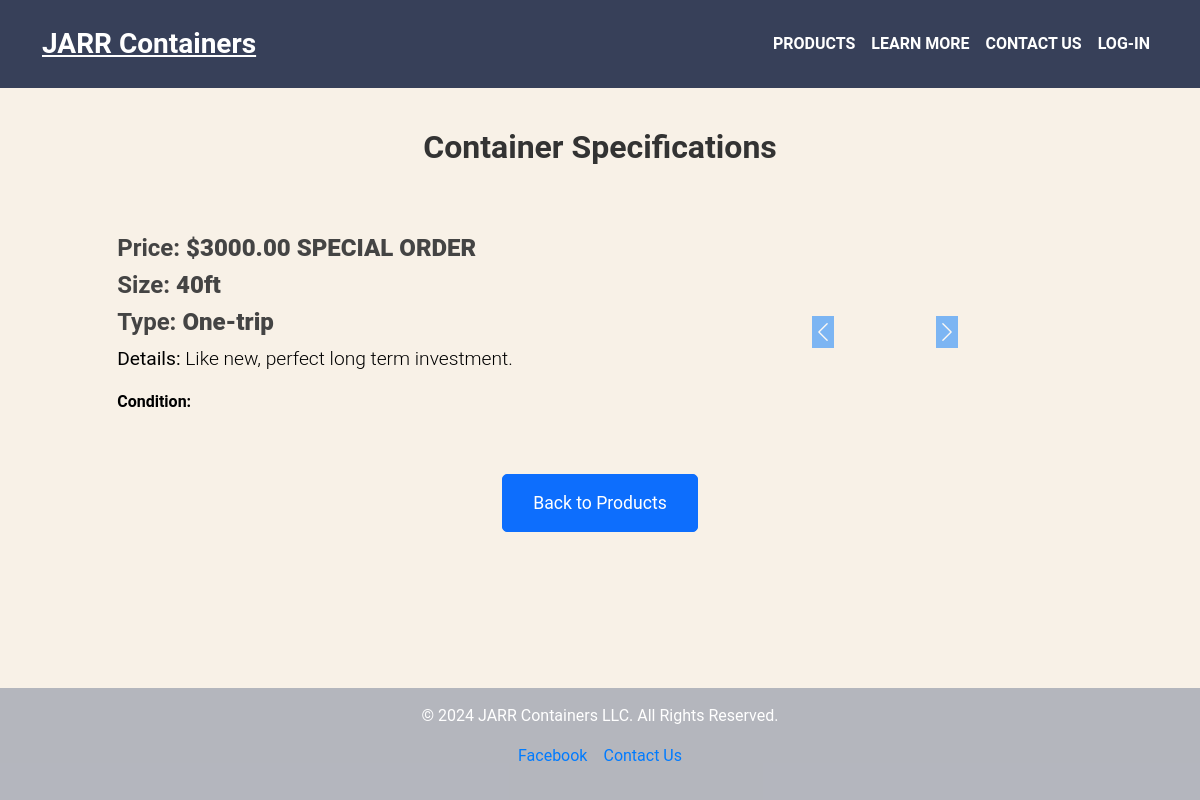
/products/2, run on an earlier commit of the app's database.
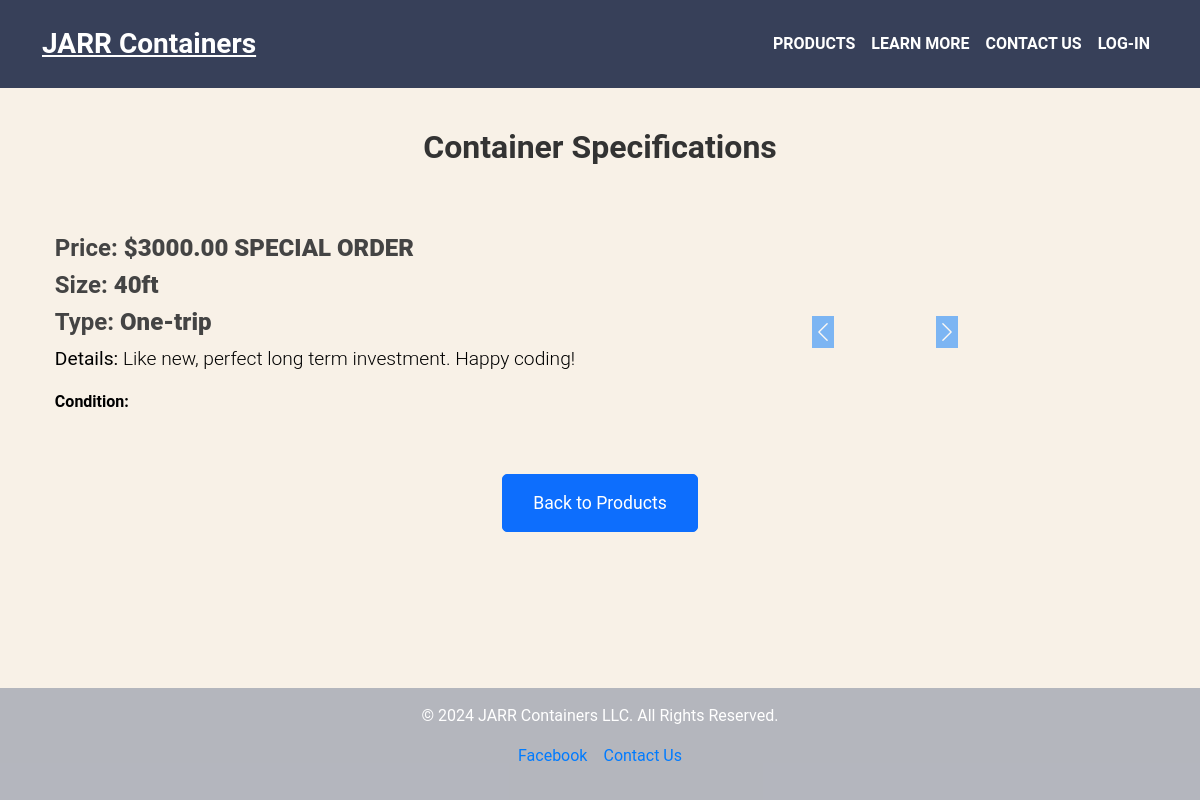
And on a later commit of the database.
### app.py (models this page shows, shortened)
class Container(db.Model):
    id = db.Column(db.Integer, primary_key=True)
    image1 = db.Column(db.String(200), nullable=True)
    image2 = db.Column(db.String(200), nullable=True)
    image3 = db.Column(db.String(200), nullable=True)
    image4 = db.Column(db.String(200), nullable=True)
    image5 = db.Column(db.String(200), nullable=True)
    price = db.Column(db.String(50), nullable=False)
    size = db.Column(db.String(50), nullable=False)
    type = db.Column(db.String(50), nullable=False)
    details = db.Column(db.Text, nullable=False)

### app.py (the view)
@app.route('/products/<int:container_id>')
def product_specifications(container_id):
    container = Container.query.get_or_404(container_id)
    return render_template('specifications.html', container=container)

### templates/specifications.html (shortened to what this page needs)
{% extends "base.html" %}
{% block content %}
<div class="container py-5">
    <h2 class="text-center mb-5">Container Specifications</h2>
    <div class="row mb-4">
        <div class="col-md-6 d-flex justify-content-center align-items-center">
            <div>
                <h4 class="font-weight-bold">Price: <strong>{{ container.price }}</strong></h4>
                <h4 class="font-weight-bold">Size: <strong>{{ container.size }}</strong></h4>
                <h4 class="font-weight-bold">Type: <strong>{{ container.type }}</strong></h4>
                <p class="lead"><strong>Details:</strong> {{ container.details }}</p>
                <p><strong>Condition:</strong> {{ container.condition }}</p>
            </div>
        </div>
        <div class="col-md-6 d-flex justify-content-center">
            <div id="imageCarousel" class="carousel slide" data-bs-ride="carousel">
                <div class="carousel-inner">
                    {% for i in range(1, 6) %}
                        {% if container['image' ~ i] %}
                            <div class="carousel-item {% if i == 1 %}active{% endif %}">
                            </div>
                        {% endif %}
                    {% endfor %}
                </div>
                <button class="carousel-control-prev" type="button" data-bs-target="#imageCarousel" data-bs-slide="prev">
                    <span class="carousel-control-prev-icon" aria-hidden="true"></span>
                </button>
                <button class="carousel-control-next" type="button" data-bs-target="#imageCarousel" data-bs-slide="next">
                    <span class="carousel-control-next-icon" aria-hidden="true"></span>
                </button>
            </div>
        </div>
    </div>
    <div class="text-center mt-4">
        <a href="{{ url_for('products') }}" class="btn btn-primary btn-lg">Back to Products</a>
    </div>
</div>
{% endblock %}

### templates/base.html (shortened to what this page needs)
<!DOCTYPE html>
<html lang="en">
<head>
    <link href="https://cdn.jsdelivr.net/npm/bootstrap@5.3.0-alpha1/dist/css/bootstrap.min.css" rel="stylesheet">
    <link rel="stylesheet" href="{{ url_for('static', filename='css/styles.css') }}">
</head>
<body>
    <header class="text-white py-3 fixed-top w-100" id="navbar">
        <div class="container d-flex justify-content-between align-items-center">
            <a href="{{ url_for('home') }}" class="text-white fs-3 fw-bold">JARR Containers</a>
            <nav class="navbar navbar-expand-lg navbar-light">
                <div class="collapse navbar-collapse" id="navbarNav">
                    <ul class="navbar-nav">
                        <li class="nav-item">
                            <a class="nav-link" href="{{ url_for('products') }}">Products</a>
                        </li>
                        <li class="nav-item">
                            <a class="nav-link" href="{{ url_for('learn') }}">Learn more</a>
                        </li>
                        <li class="nav-item">
                            <a class="nav-link" href="{{ url_for('contact') }}">Contact us</a>
                        </li>
                        <li class="nav-item">
                            <a class="nav-link" href="{{ url_for('login') }}">Log-in</a>
                        </li>
                    </ul>
                </div>
            </nav>
        </div>
    </header>
    {% block content %}
    {% endblock %}
    <footer class="custom-footer text-center py-3">
        <p>&copy; 2024 JARR Containers LLC. All Rights Reserved.</p>
        <ul class="list-unstyled d-flex justify-content-center gap-3">
            <li><a href="https://facebook.com" target="_blank" class="footer-link">Facebook</a></li>
            <li><a href="{{ url_for('contact') }}" class="footer-link">Contact Us</a></li>
        </ul>
    </footer>
</body>
</html>

### static/css/styles.css (style rules this page uses)
* { margin: 0; padding: 0; box-sizing: border-box; }
html, body { height: 100%; margin: 0; }
body { padding-top: 80px; font-family: 'Roboto', sans-serif; background-color: #f8f1e7; color: #000; display: flex; flex-direction: column; }
footer.custom-footer { background-color: #63708d75 !important; color: #fff; padding: 20px 0; width: 100%; }
.footer-link { color: #007bff; text-decoration: none; }
#navbar { z-index: 1000; background-color: #374059; }
.nav-link { text-transform: uppercase; font-weight: 600; color: #fff; }
.btn-lg { padding: 15px 30px; font-size: 1.1em; border-radius: 5px; transition: background-color 0.3s ease; }
.carousel-control-prev-icon, .carousel-control-next-icon { background-color: #007bff; }
.col-md-6.d-flex.justify-content-center.align-items-center { flex: 1; text-align: left; padding: 20px; }
.col-md-6.d-flex.justify-content-center { flex: 1; padding: 20px; }
h2 { font-size: 2rem; font-weight: 700; color: #333; }
h4 { font-size: 1.5rem; font-weight: 600; color: #444; }
.lead { font-size: 1.2rem; font-weight: 300; }
.custom-footer { background-color: #374059; color: #fff; padding: 20px 0; margin-top: auto; }
.custom-footer a { color: #007bff; text-decoration: none; }
.custom-footer p { font-size: 1rem; }

What changed in the data, as far as the page shows it:
changed Container "$3000.00 SPECIAL ORDER": details "Like new, perfect long term investment." → "Like new, perfect long term investment. Happy coding!"
